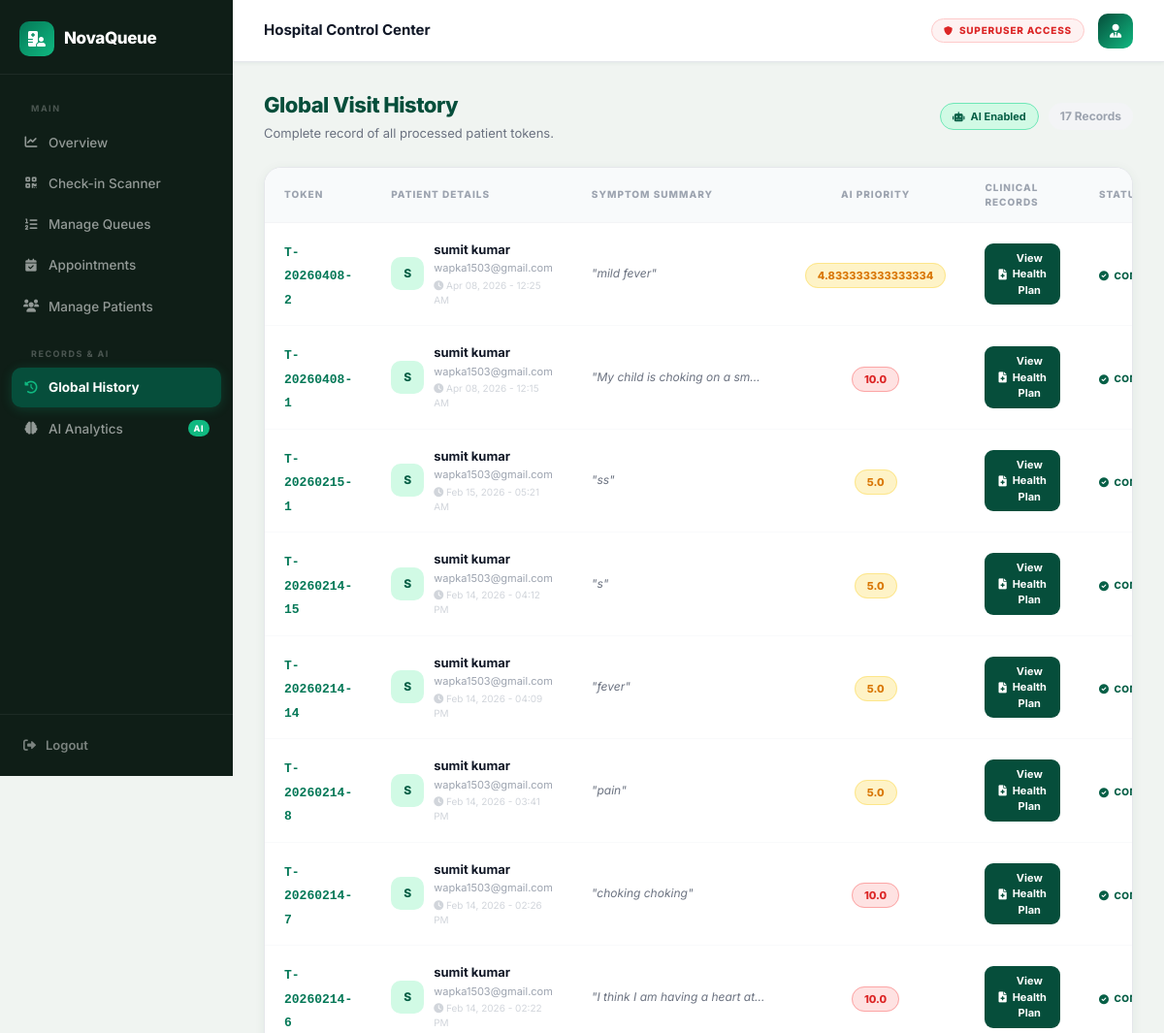
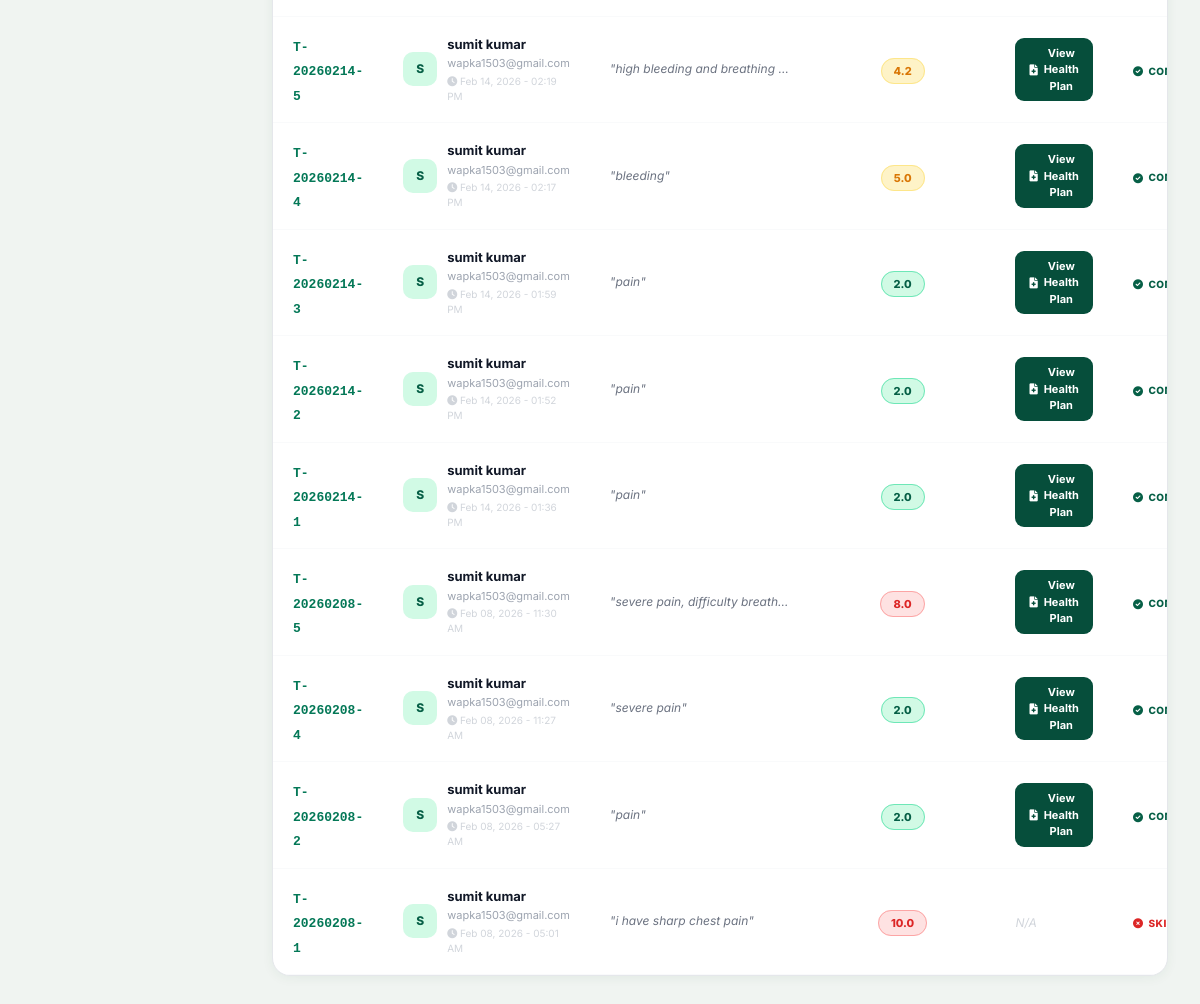
Screenshot of /admin-dashboard/history/ (signed in) with the database file from the repository (2 pictures, top to bottom).
### core/models.py (models this page shows)
class Queue(models.Model):
    STATUS_CHOICES = [
        ('waiting', 'Waiting'),
        ('in-progress', 'In Progress'),
        ('completed', 'Completed'),
        ('skipped', 'Skipped'),
    ]
    patient = models.ForeignKey(User, on_delete=models.CASCADE)
    symptoms = models.TextField(default="")
    urgency_score = models.FloatField(default=0.0)
    token_number = models.CharField(max_length=20, unique=True, null=True, blank=True)
    doctor_notes = models.TextField(blank=True, null=True)
    arrival_time = models.DateTimeField(auto_now_add=True)
    status = models.CharField(max_length=20, choices=STATUS_CHOICES, default='waiting')
    estimated_wait_time = models.IntegerField(default=0)
    room_number = models.CharField(max_length=50, blank=True, null=True)
    is_checked_in = models.BooleanField(default=False)
    check_in_time = models.DateTimeField(null=True, blank=True)
    ai_prescription = models.TextField(null=True, blank=True)
    class Meta:
        ordering = ['arrival_time']

### core/views.py (the view)
# urls.py: path('admin-dashboard/history/', views.admin_history, name='admin_history'),
@staff_member_required
def admin_history(request):
    history_tokens = Queue.objects.filter(
        status__in=['completed', 'skipped']
    ).select_related('patient', 'patient__profile').order_by('-arrival_time')
    return render(request, 'admin/history.html', {
        'history_tokens': history_tokens
    })

### core/templates/admin/history.html (shortened to what this page needs)
{% extends 'admin/base_admin.html' %}
{% block admin_content %}
<div style="display:flex;align-items:center;justify-content:space-between;margin-bottom:24px;">
    <div>
        <h2 style="font-size:22px;font-weight:800;color:#064e3b;letter-spacing:-0.5px;">Global Visit History</h2>
        <p style="font-size:13px;color:#6b7280;margin-top:3px;">Complete record of all processed patient tokens.</p>
    </div>
    <div style="display:flex;align-items:center;gap:10px;">
        <span style="display:inline-flex;align-items:center;gap:6px;background:#d1fae5;border:1px solid #6ee7b7;border-radius:20px;padding:5px 12px;font-size:11px;font-weight:700;color:#065f46;">
            <i class="fas fa-robot" style="font-size:10px;"></i> AI Enabled
        </span>
        <span style="font-size:12px;font-weight:700;color:#9ca3af;background:#f3f4f6;padding:5px 12px;border-radius:20px;">
            {{ history_tokens.count }} Records
        </span>
    </div>
</div>
<div style="background:#fff;border-radius:18px;border:1px solid #e5e7eb;box-shadow:0 2px 12px rgba(6,78,59,.06);overflow:hidden;">
    <div style="overflow-x:auto;">
        <table style="width:100%;border-collapse:collapse;">
            <thead>
                <tr style="background:#f8fafb;border-bottom:1px solid #f3f4f6;">
                    <th style="padding:13px 20px;text-align:left;font-size:10px;font-weight:800;color:#9ca3af;text-transform:uppercase;letter-spacing:1px;">Token</th>
                    <th style="padding:13px 20px;text-align:left;font-size:10px;font-weight:800;color:#9ca3af;text-transform:uppercase;letter-spacing:1px;">Patient Details</th>
                    <th style="padding:13px 20px;text-align:left;font-size:10px;font-weight:800;color:#9ca3af;text-transform:uppercase;letter-spacing:1px;">Symptom Summary</th>
                    <th style="padding:13px 20px;text-align:center;font-size:10px;font-weight:800;color:#9ca3af;text-transform:uppercase;letter-spacing:1px;">AI Priority</th>
                    <th style="padding:13px 20px;text-align:left;font-size:10px;font-weight:800;color:#9ca3af;text-transform:uppercase;letter-spacing:1px;">Clinical Records</th>
                    <th style="padding:13px 20px;text-align:left;font-size:10px;font-weight:800;color:#9ca3af;text-transform:uppercase;letter-spacing:1px;">Status</th>
                </tr>
            </thead>
            <tbody>
                {% for token in history_tokens %}
                <tr style="border-bottom:1px solid #f9fafb;transition:background .15s;" onmouseover="this.style.background='#f0fdf4'" onmouseout="this.style.background='transparent'">
                    <td style="padding:16px 20px;">
                        <span style="font-size:13px;font-weight:800;color:#047857;font-family:monospace;">{{ token.token_number }}</span>
                    </td>
                    <td style="padding:16px 20px;">
                        <div style="display:flex;align-items:center;gap:10px;">
                            <div style="width:34px;height:34px;border-radius:10px;background:#d1fae5;display:flex;align-items:center;justify-content:center;font-size:12px;font-weight:800;color:#065f46;flex-shrink:0;">
                                {{ token.patient.first_name|first|default:token.patient.username|first|upper }}
                            </div>
                            <div>
                                <div style="font-size:13px;font-weight:700;color:#111827;">{{ token.patient.get_full_name|default:token.patient.username }}</div>
                                <div style="font-size:11px;color:#9ca3af;margin-top:1px;">{{ token.patient.email|default:"Offline Walk-in" }}</div>
                                <div style="font-size:10px;color:#d1d5db;margin-top:2px;"><i class="fas fa-clock"></i> {{ token.arrival_time|date:"M d, Y - h:i A" }}</div>
                            </div>
                        </div>
                    </td>
                    <td style="padding:16px 20px;">
                        <p style="font-size:12px;color:#6b7280;font-style:italic;max-width:180px;overflow:hidden;text-overflow:ellipsis;white-space:nowrap;" title="{{ token.symptoms }}">"{{ token.symptoms }}"</p>
                    </td>
                    <td style="padding:16px 20px;text-align:center;">
                        <span style="padding:5px 12px;border-radius:20px;font-size:11px;font-weight:800;
                            {% if token.urgency_score > 7 %}background:#fee2e2;color:#dc2626;border:1px solid #fca5a5;
                            {% elif token.urgency_score > 4 %}background:#fef3c7;color:#d97706;border:1px solid #fde68a;
                            {% else %}background:#d1fae5;color:#065f46;border:1px solid #6ee7b7;{% endif %}">
                            {{ token.urgency_score }}
                        </span>
                    </td>
                    <td style="padding:16px 20px;">
                        {% if token.doctor_notes %}
                            <button onclick="openAdminNoteModal('{{ token.token_number }}', '{{ token.doctor_notes|escapejs }}', '{{ token.ai_prescription|escapejs }}')"
                                style="display:inline-flex;align-items:center;gap:6px;background:#064e3b;color:#fff;font-size:11px;font-weight:700;padding:7px 14px;border-radius:9px;border:none;cursor:pointer;transition:all .2s;"
                                onmouseover="this.style.background='#047857'" onmouseout="this.style.background='#064e3b'">
                                <i class="fas fa-file-medical"></i> View Health Plan
                            </button>
                        {% else %}
                            <span style="font-size:12px;color:#d1d5db;font-style:italic;">N/A</span>
                        {% endif %}
                    </td>
                    <td style="padding:16px 20px;">
                        {% if token.status == 'completed' %}
                            <span style="display:inline-flex;align-items:center;gap:5px;font-size:10px;font-weight:800;color:#065f46;text-transform:uppercase;letter-spacing:.5px;">
                                <i class="fas fa-check-circle"></i> Completed
                            </span>
                        {% else %}
                            <span style="display:inline-flex;align-items:center;gap:5px;font-size:10px;font-weight:800;color:#dc2626;text-transform:uppercase;letter-spacing:.5px;">
                                <i class="fas fa-times-circle"></i> Skipped
                            </span>
                        {% endif %}
                    </td>
                </tr>
                {% endfor %}
            </tbody>
        </table>
    </div>
</div>
{% endblock %}

### core/templates/admin/base_admin.html (shortened to what this page needs)
{% load static %}
<!DOCTYPE html>
<html lang="en">
<head>
    <script src="https://cdn.tailwindcss.com"></script>
    <link href="https://cdnjs.cloudflare.com/ajax/libs/font-awesome/6.0.0/css/all.min.css" rel="stylesheet">
</head>
<body>
<aside class="sidebar">
    <a href="{% url 'admin_dashboard' %}" class="sidebar-brand">
        <div class="brand-icon-admin"><i class="fas fa-hospital-user"></i></div>
        <span class="brand-text">NovaQueue</span>
    </a>
    <nav class="sidebar-nav">
        <div class="sidebar-section-label">Main</div>
        <a href="{% url 'admin_dashboard' %}" class="nav-item {% if request.resolver_match.url_name == 'admin_dashboard' %}active{% endif %}">
            <i class="fas fa-chart-line"></i> Overview
        </a>
        <a href="{% url 'qr_scanner' %}" class="nav-item {% if request.resolver_match.url_name == 'qr_scanner' %}active{% endif %}">
            <i class="fas fa-qrcode"></i> Check-in Scanner
        </a>
        <a href="{% url 'manage_queue' %}" class="nav-item {% if 'queue' in request.path %}active{% endif %}">
            <i class="fas fa-list-ol"></i> Manage Queues
        </a>
        <a href="{% url 'admin_appointments' %}" class="nav-item {% if 'appointments' in request.path %}active{% endif %}">
            <i class="fas fa-calendar-check"></i> Appointments
        </a>
        <a href="{% url 'manage_patients' %}" class="nav-item {% if 'patients' in request.path %}active{% endif %}">
            <i class="fas fa-users"></i> Manage Patients
        </a>
        <div class="sidebar-section-label">Records & AI</div>
        <a href="{% url 'admin_history' %}" class="nav-item {% if 'history' in request.path %}active{% endif %}">
            <i class="fas fa-history"></i> Global History
        </a>
        <a href="{% url 'admin_analytics' %}" class="nav-item {% if 'analytics' in request.path %}active{% endif %}">
            <i class="fas fa-brain"></i> AI Analytics <span class="nav-badge">AI</span>
        </a>
    </nav>
    <div class="sidebar-footer">
        <form action="{% url 'logout' %}" method="post">
            <button type="submit" class="logout-form-btn">
                <i class="fas fa-sign-out-alt"></i> Logout
            </button>
        </form>
    </div>
</aside>
<div class="main-wrap">
    <header class="top-header">
        <span class="header-title">Hospital Control Center</span>
        <div class="header-right">
            <div class="access-badge"><i class="fas fa-shield-alt"></i> Superuser Access</div>
            <div class="admin-avatar"><i class="fas fa-user-tie"></i></div>
        </div>
    </header>
    <main class="page-content">
        {% block admin_content %}{% endblock %}
    </main>
</div>
</body>
</html>

### core/templates/admin/base_admin.html (style rules this page uses)
:root { --primary: #064e3b; --primary-mid: #065f46; --primary-light: #047857; --accent: #10b981; --accent-light: #d1fae5; --sidebar-bg: #0f1e17; --sidebar-hover: #1a2e22; --sidebar-active:#064e3b; --text: #111827; --text-muted: #6b7280; --border: #e5e7eb; --surface: #f8fafb; --transition: all 0.2s cubic-bezier(.4,0,.2,1); --shadow-sm: 0 1px 4px rgba(6,78,59,.07); --shadow-md: 0 4px 20px rgba(6,78,59,.10); }
* { box-sizing: border-box; margin: 0; padding: 0; }
body { font-family: 'Inter', sans-serif; background: #f0f4f1; color: var(--text); display: flex; min-height: 100vh; }
.sidebar { width: 240px; background: var(--sidebar-bg); display: flex; flex-direction: column; position: sticky; top: 0; height: 100vh; flex-shrink: 0; z-index: 50; }
.sidebar-brand { padding: 22px 20px 18px; border-bottom: 1px solid rgba(255,255,255,.06); display: flex; align-items: center; gap: 10px; text-decoration: none; }
.brand-icon-admin { width: 36px; height: 36px; background: linear-gradient(135deg, var(--primary-light), var(--accent)); border-radius: 10px; display: flex; align-items: center; justify-content: center; color: #fff; font-size: 16px; flex-shrink: 0; }
.brand-text { font-size: 17px; font-weight: 800; color: #fff; letter-spacing: -0.4px; }
.sidebar-section-label { font-size: 9px; font-weight: 700; letter-spacing: 1.5px; text-transform: uppercase; color: rgba(255,255,255,.25); padding: 20px 20px 8px; }
.sidebar-nav { flex: 1; padding: 8px 12px; overflow-y: auto; }
.nav-item { display: flex; align-items: center; gap: 10px; padding: 10px 12px; border-radius: 10px; font-size: 13.5px; font-weight: 500; color: rgba(255,255,255,.55); text-decoration: none; transition: var(--transition); margin-bottom: 2px; }
.nav-item i { width: 16px; text-align: center; font-size: 13px; }
.nav-item.active { background: var(--sidebar-active); color: #fff; font-weight: 700; box-shadow: 0 2px 12px rgba(16,185,129,.2); }
.nav-item.active i { color: var(--accent); }
.nav-item .nav-badge { margin-left: auto; background: var(--accent); color: #fff; font-size: 9px; font-weight: 800; padding: 2px 6px; border-radius: 20px; letter-spacing: .5px; }
.sidebar-footer { padding: 12px; border-top: 1px solid rgba(255,255,255,.06); }
.logout-form-btn { width: 100%; display: flex; align-items: center; gap: 10px; padding: 10px 12px; border-radius: 10px; font-size: 13px; font-weight: 600; color: rgba(255,255,255,.45); background: none; border: none; cursor: pointer; transition: var(--transition); font-family: 'Inter', sans-serif; }
.main-wrap { flex: 1; display: flex; flex-direction: column; min-width: 0; }
.top-header { background: #fff; border-bottom: 1px solid var(--border); height: 64px; display: flex; align-items: center; justify-content: space-between; padding: 0 32px; position: sticky; top: 0; z-index: 40; box-shadow: var(--shadow-sm); }
.header-title { font-size: 15px; font-weight: 700; color: var(--text); }
.header-right { display: flex; align-items: center; gap: 14px; }
.access-badge { display: inline-flex; align-items: center; gap: 6px; background: #fef2f2; color: #dc2626; border: 1px solid #fecaca; border-radius: 20px; padding: 4px 12px; font-size: 10px; font-weight: 800; text-transform: uppercase; letter-spacing: .8px; }
.access-badge i { font-size: 9px; }
.admin-avatar { width: 36px; height: 36px; border-radius: 10px; background: linear-gradient(135deg, var(--primary), var(--accent)); display: flex; align-items: center; justify-content: center; color: #fff; font-size: 14px; }
.page-content { padding: 28px 32px 48px; flex: 1; }

### rows the page displays
Queue: token_number "T-20260408-2", patient.first_name|first "S", patient.get_full_name "sumit kumar", patient.email "wapka1503@gmail.com", arrival_time "Apr 08, 2026 - 12:25 AM", symptoms "mild fever", urgency_score "4.833333333333334", status "completed" (drawn)
Queue: token_number "T-20260408-1", patient.first_name|first "S", patient.get_full_name "sumit kumar", patient.email "wapka1503@gmail.com", arrival_time "Apr 08, 2026 - 12:15 AM", symptoms "My child is choking on a sm…", urgency_score "10.0", status "completed" (drawn)
Queue: token_number "T-20260215-1", patient.first_name|first "S", patient.get_full_name "sumit kumar", patient.email "wapka1503@gmail.com", arrival_time "Feb 15, 2026 - 05:21 AM", symptoms "ss", urgency_score "5.0", status "completed" (drawn)
Queue: token_number "T-20260214-15", patient.first_name|first "S", patient.get_full_name "sumit kumar", patient.email "wapka1503@gmail.com", arrival_time "Feb 14, 2026 - 04:12 PM", symptoms "s", urgency_score "5.0", status "completed" (drawn)
Queue: token_number "T-20260214-14", patient.first_name|first "S", patient.get_full_name "sumit kumar", patient.email "wapka1503@gmail.com", arrival_time "Feb 14, 2026 - 04:09 PM", symptoms "fever", urgency_score "5.0", status "completed" (drawn)
Queue: token_number "T-20260214-8", patient.first_name|first "S", patient.get_full_name "sumit kumar", patient.email "wapka1503@gmail.com", arrival_time "Feb 14, 2026 - 03:41 PM", symptoms "pain", urgency_score "5.0", status "completed" (drawn)
Queue: token_number "T-20260214-7", patient.first_name|first "S", patient.get_full_name "sumit kumar", patient.email "wapka1503@gmail.com", arrival_time "Feb 14, 2026 - 02:26 PM", symptoms "choking choking", urgency_score "10.0", status "completed" (drawn)
Queue: token_number "T-20260214-6", patient.first_name|first "S", patient.get_full_name "sumit kumar", patient.email "wapka1503@gmail.com", arrival_time "Feb 14, 2026 - 02:22 PM", symptoms "I think I am having a heart at…", urgency_score "10.0", status "completed" (drawn)
Queue: token_number "T-20260214-5", patient.first_name|first "S", patient.get_full_name "sumit kumar", patient.email "wapka1503@gmail.com", arrival_time "Feb 14, 2026 - 02:19 PM", symptoms "high bleeding and breathing…", urgency_score "4.2", status "completed" (drawn)
Queue: token_number "T-20260214-4", patient.first_name|first "S", patient.get_full_name "sumit kumar", patient.email "wapka1503@gmail.com", arrival_time "Feb 14, 2026 - 02:17 PM", symptoms "bleeding", urgency_score "5.0", status "completed" (drawn)
Queue: token_number "T-20260214-3", patient.first_name|first "S", patient.get_full_name "sumit kumar", patient.email "wapka1503@gmail.com", arrival_time "Feb 14, 2026 - 01:59 PM", symptoms "pain", urgency_score "2.0", status "completed" (drawn)
Queue: token_number "T-20260214-2", patient.first_name|first "S", patient.get_full_name "sumit kumar", patient.email "wapka1503@gmail.com", arrival_time "Feb 14, 2026 - 01:52 PM", symptoms "pain", urgency_score "2.0", status "completed" (drawn)
Queue: token_number "T-20260214-1", patient.first_name|first "S", patient.get_full_name "sumit kumar", patient.email "wapka1503@gmail.com", arrival_time "Feb 14, 2026 - 01:36 PM", symptoms "pain", urgency_score "2.0", status "completed" (drawn)
Queue: token_number "T-20260208-5", patient.first_name|first "S", patient.get_full_name "sumit kumar", patient.email "wapka1503@gmail.com", arrival_time "Feb 08, 2026 - 11:30 AM", symptoms "severe pain, difficulty breath…", urgency_score "8.0", status "completed" (drawn)
Queue: token_number "T-20260208-4", patient.first_name|first "S", patient.get_full_name "sumit kumar", patient.email "wapka1503@gmail.com", arrival_time "Feb 08, 2026 - 11:27 AM", symptoms "severe pain", urgency_score "2.0", status "completed" (drawn)
Queue: token_number "T-20260208-2", patient.first_name|first "S", patient.get_full_name "sumit kumar", patient.email "wapka1503@gmail.com", arrival_time "Feb 08, 2026 - 05:27 AM", symptoms "pain", urgency_score "2.0", status "completed" (drawn)
Queue: token_number "T-20260208-1", patient.first_name|first "S", patient.get_full_name "sumit kumar", patient.email "wapka1503@gmail.com", arrival_time "Feb 08, 2026 - 05:01 AM", symptoms "i have sharp chest pain", urgency_score "10.0", shows "N/A", status "skipped" (drawn)

### other values shown
{{ history_tokens.count }} "17"
